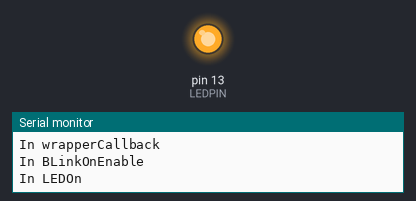
Bench run of a sketch on a simulated Arduino Uno, built with avr-gcc and run on an emulated ATmega328P. Parts: output pins drawn as LEDs (lit = HIGH), the last lines printed to the serial monitor. Random numbers use the default seed unless the sketch sets one.

Above: at 0.1 s.
At 26.5 s:
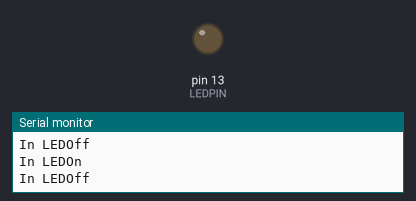
Timing chart, 0 to 28.0 s (numbered marks = the images above):
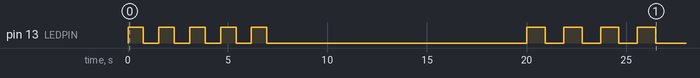

Measured:
- by itself, pin 13 (LEDPIN): goes 4 × (HIGH 0.77 s, LOW 0.77 s), HIGH 0.77 s, LOW 13.0 s, 3 × (HIGH 0.93 s, LOW 0.93 s), HIGH 0.93 s, then LOW

The sketch:

Arduino_Task_Scheduling_With_Time.ino
```cpp
#define _TASK_SLEEP_ON_IDLE_RUN
#include <TaskScheduler.h>

#define LEDPIN 13

Scheduler ts;

void WrapperCallback();
bool BlinkOnEnable();
void BlinkOnDisable();
void LEDOn();
void LEDOff();

Task tWrapper(20000, TASK_FOREVER, &WrapperCallback, &ts, true);
Task tBlink(7000, TASK_ONCE, NULL, &ts, false, &BlinkOnEnable, &BlinkOnDisable);
Task tLED(TASK_IMMEDIATE, TASK_FOREVER, NULL, &ts, false, NULL, &LEDOff);

void WrapperCallback(){
  Serial.println("In wrapperCallback");
  tBlink.restartDelayed(); //LED blinking is initiated every 20 seconds for 7 seconds
}

//Upon being called, tBlink will define the parameters
//and enable LED blinking task, which actually controls
//the hardware(LED in this example)

bool BlinkOnEnable(){
  Serial.println("In BLinkOnEnable");
  tLED.setInterval(500 + random(501));
  tLED.setCallback(&LEDOn);
  tLED.enable();

  return true;  //Task should be enabled

}

//tBlink does not really need a callback method
//since it just waits for 5 seconds for the first
//and only iteration to occur. Once the iteration
//takes place, tBlink is disabled by the scheduler,
//thus executing its OnDisable method below.

void BlinkOnDisable(){
  Serial.println("In BlinkOnDisable");
  tLED.disable();
}

void LEDOn(){
  Serial.println("In LEDOn");
  digitalWrite(LEDPIN, HIGH);
  tLED.setCallback(&LEDOff);
}

void LEDOff(){
  Serial.println("In LEDOff");
  digitalWrite(LEDPIN, LOW);
  tLED.setCallback(&LEDOn);
}

// Note that LEDOff method serves as OnDisable method
// to make sure the LED is turned off when the tBLink
// task finishes (or disabled ahead of time)

void setup() {
  // put your setup code here, to run once:
  Serial.begin(115200);
  pinMode(LEDPIN, OUTPUT);
}

void loop() {
  // put your main code here, to run repeatedly:
  ts.execute();
}
```
